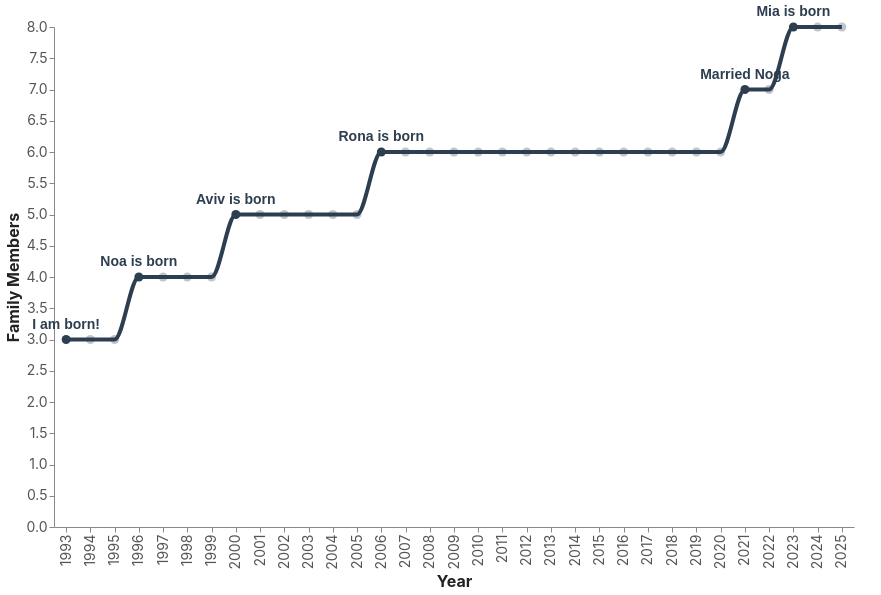

Specify this chart in Vega-Lite:
### Vega-Lite specification from a JSON file in a GitHub repository (floating-point values rounded to 4 significant figures)
{"$schema": "https://vega.github.io/schema/vega-lite/v5.json", "description": "Family size over time with life events shown as labels", "width": 800, "height": 500, "data": {"values": [{"year": 1993, "members": 3, "event": "I am born!"}, {"year": 1994, "members": 3}, {"year": 1995, "members": 3}, {"year": 1996, "members": 4, "event": "Noa is born"}, {"year": 1997, "members": 4}, {"year": 1998, "members": 4}, {"year": 1999, "members": 4}, {"year": 2000, "members": 5, "event": "Aviv is born"}, {"year": 2001, "members": 5}, {"year": 2002, "members": 5}, {"year": 2003, "members": 5}, {"year": 2004, "members": 5}, {"year": 2005, "members": 5}, {"year": 2006, "members": 6, "event": "Rona is born"}, {"year": 2007, "members": 6}, {"year": 2008, "members": 6}, {"year": 2009, "members": 6}, {"year": 2010, "members": 6}, {"year": 2011, "members": 6}, {"year": 2012, "members": 6}, {"year": 2013, "members": 6}, {"year": 2014, "members": 6}, {"year": 2015, "members": 6}, {"year": 2016, "members": 6}, {"year": 2017, "members": 6}, {"year": 2018, "members": 6}, {"year": 2019, "members": 6}, {"year": 2020, "members": 6}, {"year": 2021, "members": 7, "event": "Married Noga"}, {"year": 2022, "members": 7}, {"year": 2023, "members": 8, "event": "Mia is born"}, {"year": 2024, "members": 8}, {"year": 2025, "members": 8}]}, "layer": [{"mark": {"type": "line", "interpolate": "monotone", "strokeWidth": 4, "color": "#2c3e50"}, "encoding": {"x": {"field": "year", "type": "ordinal", "title": "Year"}, "y": {"field": "members", "type": "quantitative", "title": "Family Members"}}}, {"mark": {"type": "point", "filled": true, "size": 80, "color": "#2c3e50"}, "encoding": {"x": {"field": "year", "type": "ordinal"}, "y": {"field": "members", "type": "quantitative"}, "opacity": {"condition": {"test": "datum.event != null", "value": 1}, "value": 0.3}}}, {"mark": {"type": "text", "dy": -15, "fontSize": 14, "fontWeight": "bold", "color": "#2c3e50"}, "encoding": {"x": {"field": "year", "type": "ordinal"}, "y": {"field": "members", "type": "quantitative"}, "text": {"field": "event", "type": "nominal"}, "opacity": {"condition": {"test": "datum.event != null", "value": 1}, "value": 0}}}], "config": {"axis": {"grid": false, "labelFont": "Inter", "titleFont": "Inter", "labelColor": "#555", "titleColor": "#222", "labelFontSize": 14, "titleFontSize": 16}, "view": {"stroke": "transparent"}, "background": "#ffffff", "title": {"fontSize": 20, "font": "Inter", "color": "#222"}}}
